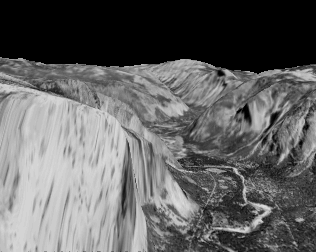
%> input picture OpticalFlowLK/yos_img_10.pgm, 316 x 252 px
$ octave LKPR.m   (GNU Octave 9; MATLAB toolbox functions it lacks are replaced by stand-ins)
%> lines starting %> are read from the running program, lines starting %| are printed output that depends on the picture
%%%%%%%%%%%%%%%%%%%%%%%%%%%%%%%%%%%%%%%%%%%%%%%%%%%%%%%%%%%%%%%%%%%%%%%%%%%
%DENSE LUCAS KANADE PYRAMIDAL + ITERATIVE REFINMENT
%J.MARZAT - ENSEM / INRIA Rocquencourt (France) julien.marzat@gmail.com
%%%%%%%%%%%%%%%%%%%%%%%%%%%%%%%%%%%%%%%%%%%%%%%%%%%%%%%%%%%%%%%%%%%%%%%%%%%
%Data acquisition
im1=single((imread('yos_img_10.pgm')));
%> im1: size 252x316 single; min 0, max 220, mean 99.7; mean of the top-left, top-right, bottom-left and bottom-right quarters 71.4, 57, 178.8, 91.7
im2=single((imread('yos_img_11.pgm')));
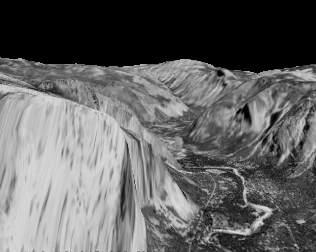
%> input picture OpticalFlowLK/yos_img_11.pgm, 316 x 252 px
%> im2: size 252x316 single; min 0, max 220, mean 99.7; mean of the top-left, top-right, bottom-left and bottom-right quarters 71.2, 57, 178.7, 92.1
%%%%%%%%%%%%%%%%%%%%%%%%%%%%%%%%%%%%%%%%%%%%%%%%%%%%%%%%%%%%%%%%%%%%%%%%%%%
%parameters : levels number, window size, iterations number, regularization
% numLevels=3;
numLevels=1;
window=9;
iterations=1;
alpha = 0.001;

hw = floor(window/2);
t0=clock;
%%%%%%%%%%%%%%%%%%%%%%%%%%%%%%%%%%%%%%%%%%%%%%%%%%%%%%%%%%%%%%%%%%%%%%%%%%%
%pyramids creation
pyramid1 = im1;
pyramid2 = im2;
%init
for i=2:numLevels
    im1 = impyramid(im1, 'reduce');
    im2 = impyramid(im2, 'reduce');
    pyramid1(1:size(im1,1), 1:size(im1,2), i) = im1;
    pyramid2(1:size(im2,1), 1:size(im2,2), i) = im2;
end;

%%%%%%%%%%%%%%%%%%%%%%%%%%%%%%%%%%%%%%%%%%%%%%%%%%%%%%%%%%%%%%%%%%%%%%%%%%%
%Processing all levels
for p = 1:numLevels

    %current pyramid
    im1 = pyramid1(1:(size(pyramid1,1)/(2^(numLevels - p))), 1:(size(pyramid1,2)/(2^(numLevels - p))), (numLevels - p)+1);
    im2 = pyramid2(1:(size(pyramid2,1)/(2^(numLevels - p))), 1:(size(pyramid2,2)/(2^(numLevels - p))), (numLevels - p)+1);

    %init
    if p==1
    u=zeros(size(im1));
    v=zeros(size(im1));
    else
    %resizing
    u = 2 * imresize(u,size(u)*2,'bilinear');
    v = 2 * imresize(v,size(v)*2,'bilinear');
    end

    %refinment loop
    for r = 1:iterations

    u=round(u);
    v=round(v);

    %every pixel loop
        for i = 1+hw:size(im1,1)-hw
            for j = 1+hw:size(im2,2)-hw
            patch1 = im1(i-hw:i+hw, j-hw:j+hw);

            %moved patch
            lr = i-hw+v(i,j);
            hr = i+hw+v(i,j);
            lc = j-hw+u(i,j);
            hc = j+hw+u(i,j);

                  if (lr < 1)||(hr > size(im1,1))||(lc < 1)||(hc > size(im1,2))
                  %Regularized least square processing
                  else
                  patch2 = im2(lr:hr, lc:hc);

                  fx = conv2(patch1, 0.25* [-1 1; -1 1]) + conv2(patch2, 0.25*[-1 1; -1 1]);
                  fy = conv2(patch1, 0.25* [-1 -1; 1 1]) + conv2(patch2, 0.25*[-1 -1; 1 1]);
                  ft = conv2(patch1, 0.25*ones(2)) + conv2(patch2, -0.25*ones(2));


                  Fx = fx(2:window-1,2:window-1)';
                  Fy = fy(2:window-1,2:window-1)';
                  Ft = ft(2:window-1,2:window-1)';

                  A = [Fx(:) Fy(:)];
                  G=A'*A;

                  G(1,1)=G(1,1)+alpha; G(2,2)=G(2,2)+alpha;
                  U=1/(G(1,1)*G(2,2)-G(1,2)*G(2,1))*[G(2,2) -G(1,2);-G(2,1) G(1,1)]*A'*-Ft(:);
                  u(i,j)=u(i,j)+U(1); v(i,j)=v(i,j)+U(2);
                  end
            end
        end
    end
    etime(clock,t0)
end
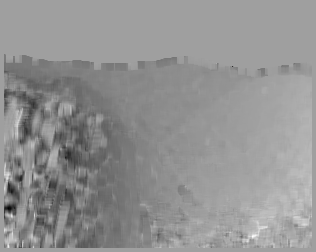
%> u: size 252x316 double; min -4.19, max 2.52, mean -0.33; drawn with min black and max white
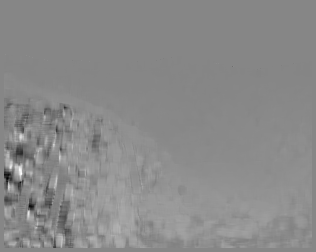
%> v: size 252x316 double; min -11.84, max 10.68, mean 0.376; drawn with min black and max white
%> after the loop, A = 49 rows, first 12: [-1 -1; 6 2; 1 5; 0 -4; 8 -22; 2 -28; 12 -10; -7 19; 0 4; 0 -6; -5 -3; 1 3]; Ft = [11 1 -16 -25 -18 -7 0; 26 6 -13 -21 -11 12 24; 37 8 -9 -12 -14 10 39; 20 -5 -23 -12 -14 -5 22; 8 5 -20 -12 -6 -12 -3; -8 17 0 -18 -12 -10 -15; -20 -2 2 -21 -19 -6 -11]; Fx = [-1 -7 -8 -1 10 13 2; 6 0 -17 -13 3 4 -12; 1 0 -3 -10 -12 -2 5; 0 -5 3 0 -16 -17 8; 8 1 10 16 4 -14 -17; 2 5 -6 -12 10 18 3; 12 22 16 3 -7 6 13]; Fy = [-1 19 4 7 -12 1 20; 2 4 1 21 1 -8 2; 5 -6 -9 28 8 -4 -11; -4 -3 -7 16 2 11 6; -22 3 4 8 -18 12 27; -28 5 0 12 -12 -4 25; -10 0 -12 5 7 -2 15]; G = [4688 -2296; -2296 7176]; U = [-0.00735; 0.272]; patch2 = [72 72 52 56 68 60 72 52 56; 76 80 56 60 72 64 80 68 60; 56 72 80 88 100 72 56 52 56; 68 76 88 92 96 76 92 72 40; 64 60 64 72 76 56 84 84 64; 88 52 48 64 92 88 68 68 72; 72 52 40 40 64 92 76 56 56; 40 44 44 40 28 56 68 52 36; 36 64 64 60 52 60 72 72 56]

%resizing
u=u(window:size(u,1)-window+1,window:size(u,2)-window+1);
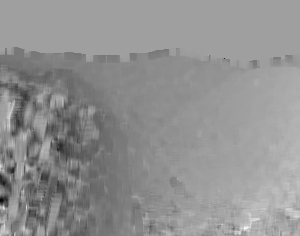
%> u: size 236x300 double; min -4.19, max 2.52, mean -0.364; drawn with min black and max white
v=v(window:size(v,1)-window+1,window:size(v,2)-window+1);
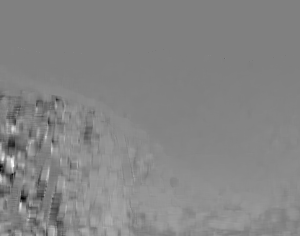
%> v: size 236x300 double; min -10.86, max 10.68, mean 0.412; drawn with min black and max white

%colormap display
figure(1)
%> (the run ends here)
